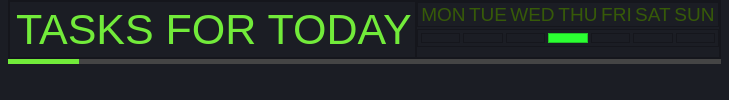
            <widget class="QWidget" name="dashboard_page">
             <property name="styleSheet">
              <string notr="true">background-color: #1b1d24;</string>
             </property>
             <layout class="QVBoxLayout" name="verticalLayout_7">
              <property name="spacing">
               <number>0</number>
              </property>
              <property name="leftMargin">
               <number>8</number>
              </property>
              <property name="topMargin">
               <number>0</number>
              </property>
              <property name="rightMargin">
               <number>8</number>
              </property>
              <property name="bottomMargin">
               <number>0</number>
              </property>
              <item>
               <widget class="QFrame" name="topTabFrame">
                <property name="maximumSize">
                 <size>
                  <width>16777215</width>
                  <height>70</height>
                 </size>
                </property>
                <property name="frameShape">
                 <enum>QFrame::StyledPanel</enum>
                </property>
                <property name="frameShadow">
                 <enum>QFrame::Raised</enum>
                </property>
                <layout class="QHBoxLayout" name="horizontalLayout_3">
                 <property name="spacing">
                  <number>0</number>
                 </property>
                 <property name="leftMargin">
                  <number>0</number>
                 </property>
                 <property name="topMargin">
                  <number>0</number>
                 </property>
                 <property name="rightMargin">
                  <number>0</number>
                 </property>
                 <property name="bottomMargin">
                  <number>0</number>
                 </property>
                 <item>
                  <widget class="QFrame" name="frame_2">
                   <property name="sizePolicy">
                    <sizepolicy hsizetype="Expanding" vsizetype="Preferred">
                     <horstretch>0</horstretch>
                     <verstretch>0</verstretch>
                    </sizepolicy>
                   </property>
                   <property name="minimumSize">
                    <size>
                     <width>0</width>
                     <height>0</height>
                    </size>
                   </property>
                   <property name="frameShape">
                    <enum>QFrame::StyledPanel</enum>
                   </property>
                   <property name="frameShadow">
                    <enum>QFrame::Raised</enum>
                   </property>
                   <layout class="QVBoxLayout" name="verticalLayout_9">
                    <property name="spacing">
                     <number>3</number>
                    </property>
                    <property name="leftMargin">
                     <number>6</number>
                    </property>
                    <property name="topMargin">
                     <number>3</number>
                    </property>
                    <property name="rightMargin">
                     <number>3</number>
                    </property>
                    <property name="bottomMargin">
                     <number>3</number>
                    </property>
                    <item>
                     <widget class="QLabel" name="lbl_today_title">
                      <property name="sizePolicy">
                       <sizepolicy hsizetype="Preferred" vsizetype="Preferred">
                        <horstretch>0</horstretch>
                        <verstretch>0</verstretch>
                       </sizepolicy>
                      </property>
                      <property name="minimumSize">
                       <size>
                        <width>0</width>
                        <height>0</height>
                       </size>
                      </property>
                      <property name="font">
                       <font>
                        <pointsize>32</pointsize>
                       </font>
                      </property>
                      <property name="layoutDirection">
                       <enum>Qt::LeftToRight</enum>
                      </property>
                      <property name="styleSheet">
                       <string notr="true">color: #72eb3a;</string>
                      </property>
                      <property name="text">
                       <string>TASKS FOR TODAY</string>
                      </property>
                      <property name="alignment">
                       <set>Qt::AlignBottom|Qt::AlignLeading|Qt::AlignLeft</set>
                      </property>
                      <property name="margin">
                       <number>0</number>
                      </property>
                     </widget>
                    </item>
                   </layout>
                  </widget>
                 </item>
                 <item>
                  <widget class="QFrame" name="frame">
                   <property name="sizePolicy">
                    <sizepolicy hsizetype="Expanding" vsizetype="Preferred">
                     <horstretch>0</horstretch>
                     <verstretch>0</verstretch>
                    </sizepolicy>
                   </property>
                   <property name="maximumSize">
                    <size>
                     <width>16777208</width>
                     <height>70</height>
                    </size>
                   </property>
                   <property name="frameShape">
                    <enum>QFrame::StyledPanel</enum>
                   </property>
                   <property name="frameShadow">
                    <enum>QFrame::Raised</enum>
                   </property>
                   <layout class="QVBoxLayout" name="verticalLayout_11">
                    <property name="spacing">
                     <number>2</number>
                    </property>
                    <property name="leftMargin">
                     <number>0</number>
                    </property>
                    <property name="topMargin">
                     <number>0</number>
                    </property>
                    <property name="rightMargin">
                     <number>0</number>
                    </property>
                    <property name="bottomMargin">
                     <number>10</number>
                    </property>
                    <item>
                     <widget class="QFrame" name="frame_3">
                      <property name="maximumSize">
                       <size>
                        <width>16777215</width>
                        <height>100</height>
                       </size>
                      </property>
                      <property name="frameShape">
                       <enum>QFrame::StyledPanel</enum>
                      </property>
                      <property name="frameShadow">
                       <enum>QFrame::Raised</enum>
                      </property>
                      <layout class="QHBoxLayout" name="horizontalLayout_4">
                       <property name="spacing">
                        <number>3</number>
                       </property>
                       <property name="leftMargin">
                        <number>3</number>
                       </property>
                       <property name="topMargin">
                        <number>0</number>
                       </property>
                       <property name="rightMargin">
                        <number>3</number>
                       </property>
                       <property name="bottomMargin">
                        <number>0</number>
                       </property>
                       <item>
                        <widget class="QLabel" name="lbl_monday">
                         <property name="font">
                          <font>
                           <pointsize>14</pointsize>
                          </font>
                         </property>
                         <property name="layoutDirection">
                          <enum>Qt::LeftToRight</enum>
                         </property>
                         <property name="styleSheet">
                          <string notr="true">color:#365a08</string>
                         </property>
                         <property name="text">
                          <string>MON</string>
                         </property>
                         <property name="alignment">
                          <set>Qt::AlignBottom|Qt::AlignHCenter</set>
                         </property>
                        </widget>
                       </item>
                       <item>
                        <widget class="QLabel" name="lbl_tuesday">
                         <property name="font">
                          <font>
                           <pointsize>14</pointsize>
                          </font>
                         </property>
                         <property name="styleSheet">
                          <string notr="true">color:#365a08</string>
                         </property>
                         <property name="text">
                          <string>TUE</string>
                         </property>
                         <property name="alignment">
                          <set>Qt::AlignBottom|Qt::AlignHCenter</set>
                         </property>
                        </widget>
                       </item>
                       <item>
                        <widget class="QLabel" name="lbl_wednesday">
                         <property name="font">
                          <font>
                           <pointsize>14</pointsize>
                          </font>
                         </property>
                         <property name="styleSheet">
                          <string notr="true">color:#365a08</string>
                         </property>
                         <property name="text">
                          <string>WED</string>
                         </property>
                         <property name="alignment">
                          <set>Qt::AlignBottom|Qt::AlignHCenter</set>
                         </property>
                        </widget>
                       </item>
                       <item>
                        <widget class="QLabel" name="lbl_thursday">
                         <property name="font">
                          <font>
                           <pointsize>14</pointsize>
                          </font>
                         </property>
                         <property name="styleSheet">
                          <string notr="true">color:#365a08</string>
                         </property>
                         <property name="text">
                          <string>THU</string>
                         </property>
                         <property name="alignment">
                          <set>Qt::AlignBottom|Qt::AlignHCenter</set>
                         </property>
                        </widget>
                       </item>
                       <item>
                        <widget class="QLabel" name="lbl_friday">
                         <property name="font">
                          <font>
                           <pointsize>14</pointsize>
                          </font>
                         </property>
                         <property name="styleSheet">
                          <string notr="true">color:#365a08</string>
                         </property>
                         <property name="text">
                          <string>FRI</string>
                         </property>
                         <property name="alignment">
                          <set>Qt::AlignBottom|Qt::AlignHCenter</set>
                         </property>
                        </widget>
                       </item>
                       <item>
                        <widget class="QLabel" name="lbl_saturday">
                         <property name="font">
                          <font>
                           <pointsize>14</pointsize>
                          </font>
                         </property>
                         <property name="styleSheet">
                          <string notr="true">color:#365a08</string>
                         </property>
                         <property name="text">
                          <string>SAT</string>
                         </property>
                         <property name="alignment">
                          <set>Qt::AlignBottom|Qt::AlignHCenter</set>
                         </property>
                        </widget>
                       </item>
                       <item>
                        <widget class="QLabel" name="lbl_sunday">
                         <property name="font">
                          <font>
                           <pointsize>14</pointsize>
                          </font>
                         </property>
                         <property name="styleSheet">
                          <string notr="true">color:#365a08</string>
                         </property>
                         <property name="text">
                          <string>SUN</string>
                         </property>
                         <property name="alignment">
                          <set>Qt::AlignBottom|Qt::AlignHCenter</set>
                         </property>
                        </widget>
                       </item>
                      </layout>
                     </widget>
                    </item>
                    <item>
                     <widget class="QFrame" name="frame_4">
                      <property name="sizePolicy">
                       <sizepolicy hsizetype="Preferred" vsizetype="Expanding">
                        <horstretch>0</horstretch>
                        <verstretch>0</verstretch>
                       </sizepolicy>
                      </property>
                      <property name="maximumSize">
                       <size>
                        <width>16777215</width>
                        <height>20</height>
                       </size>
                      </property>
                      <property name="styleSheet">
                       <string notr="true">background-color: #1b1d24;</string>
                      </property>
                      <property name="frameShape">
                       <enum>QFrame::StyledPanel</enum>
                      </property>
                      <property name="frameShadow">
                       <enum>QFrame::Raised</enum>
                      </property>
                      <layout class="QHBoxLayout" name="horizontalLayout_5">
                       <property name="spacing">
                        <number>3</number>
                       </property>
                       <property name="leftMargin">
                        <number>3</number>
                       </property>
                       <property name="topMargin">
                        <number>3</number>
                       </property>
                       <property name="rightMargin">
                        <number>3</number>
                       </property>
                       <property name="bottomMargin">
                        <number>3</number>
                       </property>
                       <item>
                        <widget class="QFrame" name="frm_monday_under">
                         <property name="frameShape">
                          <enum>QFrame::StyledPanel</enum>
                         </property>
                         <property name="frameShadow">
                          <enum>QFrame::Raised</enum>
                         </property>
                        </widget>
                       </item>
                       <item>
                        <widget class="QFrame" name="frm_tuesday_under">
                         <property name="frameShape">
                          <enum>QFrame::StyledPanel</enum>
                         </property>
                         <property name="frameShadow">
                          <enum>QFrame::Raised</enum>
                         </property>
                        </widget>
                       </item>
                       <item>
                        <widget class="QFrame" name="frm_wednesday_under">
                         <property name="frameShape">
                          <enum>QFrame::StyledPanel</enum>
                         </property>
                         <property name="frameShadow">
                          <enum>QFrame::Raised</enum>
                         </property>
                        </widget>
                       </item>
                       <item>
                        <widget class="QFrame" name="frm_thursday_under">
                         <property name="sizePolicy">
                          <sizepolicy hsizetype="Preferred" vsizetype="Preferred">
                           <horstretch>0</horstretch>
                           <verstretch>0</verstretch>
                          </sizepolicy>
                         </property>
                         <property name="styleSheet">
                          <string notr="true">background-color: rgb(43, 255, 50);</string>
                         </property>
                         <property name="frameShape">
                          <enum>QFrame::StyledPanel</enum>
                         </property>
                         <property name="frameShadow">
                          <enum>QFrame::Raised</enum>
                         </property>
                        </widget>
                       </item>
                       <item>
                        <widget class="QFrame" name="frm_friday_under">
                         <property name="sizePolicy">
                          <sizepolicy hsizetype="Preferred" vsizetype="Preferred">
                           <horstretch>0</horstretch>
                           <verstretch>0</verstretch>
                          </sizepolicy>
                         </property>
                         <property name="frameShape">
                          <enum>QFrame::StyledPanel</enum>
                         </property>
                         <property name="frameShadow">
                          <enum>QFrame::Raised</enum>
                         </property>
                        </widget>
                       </item>
                       <item>
                        <widget class="QFrame" name="frm_saturday_under">
                         <property name="frameShape">
                          <enum>QFrame::StyledPanel</enum>
                         </property>
                         <property name="frameShadow">
                          <enum>QFrame::Raised</enum>
                         </property>
                        </widget>
                       </item>
                       <item>
                        <widget class="QFrame" name="frm_sunday_under">
                         <property name="frameShape">
                          <enum>QFrame::StyledPanel</enum>
                         </property>
                         <property name="frameShadow">
                          <enum>QFrame::Raised</enum>
                         </property>
                        </widget>
                       </item>
                      </layout>
                     </widget>
                    </item>
                   </layout>
                  </widget>
                 </item>
                </layout>
               </widget>
              </item>
              <item>
               <widget class="QProgressBar" name="bar_today_tasks">
                <property name="maximumSize">
                 <size>
                  <width>16777215</width>
                  <height>5</height>
                 </size>
                </property>
                <property name="autoFillBackground">
                 <bool>false</bool>
                </property>
                <property name="styleSheet">
                 <string notr="true">QProgressBar {
     border: 0px solid grey;
     border-radius: 5px;
     background-color: #454545;
 }

 QProgressBar::chunk {
     background-color: #72eb3a;
 }</string>
                </property>
                <property name="value">
                 <number>10</number>
                </property>
                <property name="textVisible">
                 <bool>false</bool>
                </property>
               </widget>
              </item>
              <item>
               <widget class="QFrame" name="todayTasksFrame">
                <property name="sizePolicy">
                 <sizepolicy hsizetype="Expanding" vsizetype="Expanding">
                  <horstretch>0</horstretch>
                  <verstretch>0</verstretch>
                 </sizepolicy>
                </property>
                <property name="styleSheet">
                 <string notr="true">QFrame {
	border: 0px;
}

QHBoxLayout {
	
	background-color: rgb(255, 0, 0);
}</string>
                </property>
                <property name="frameShape">
                 <enum>QFrame::StyledPanel</enum>
                </property>
                <property name="frameShadow">
                 <enum>QFrame::Raised</enum>
                </property>
               </widget>
              </item>
             </layout>
            </widget>
